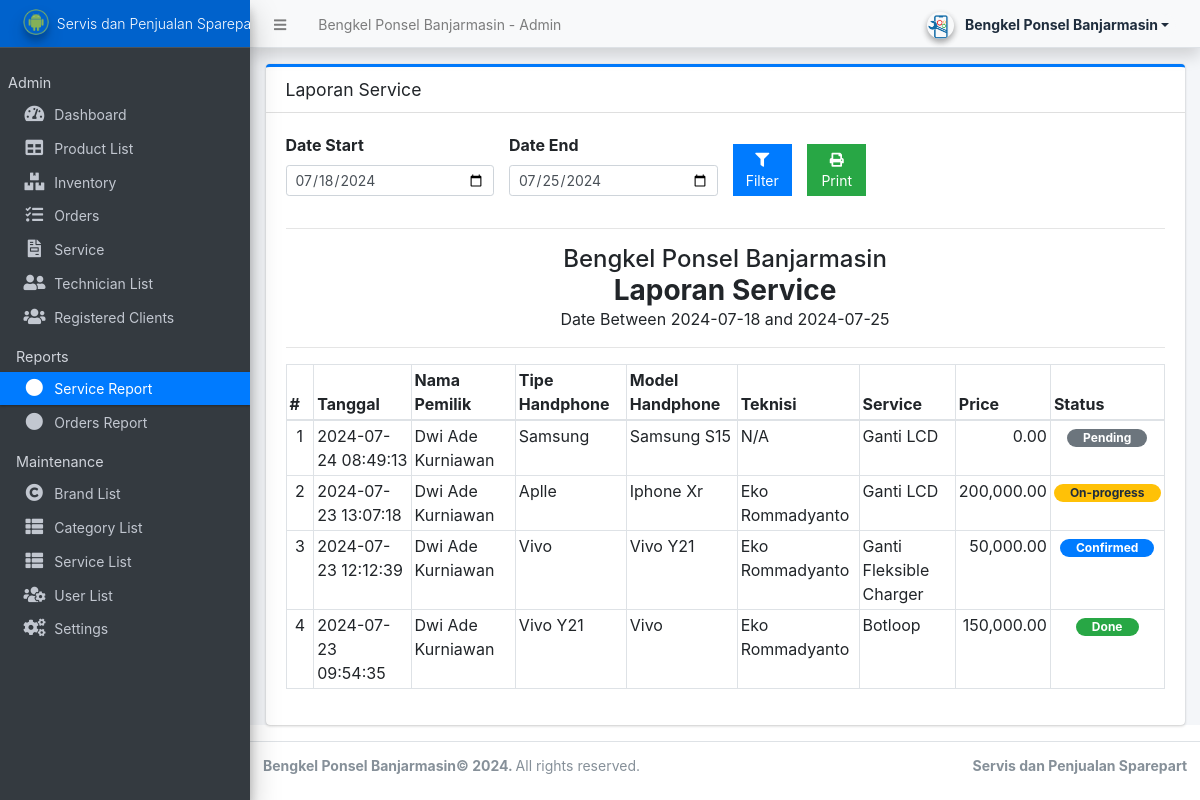
/admin/?page=report/service_requests (signed in), run on the app's committed database.
### tables this page shows
CREATE TABLE `service_list` (
  `id` int(30) NOT NULL,
  `service` text NOT NULL,
  `description` text NOT NULL,
  `status` tinyint(4) NOT NULL DEFAULT 1,
  `delete_flag` tinyint(1) NOT NULL DEFAULT 0,
  `date_created` datetime NOT NULL DEFAULT current_timestamp()
);

CREATE TABLE `service_requests` (
  `id` int(30) NOT NULL,
  `client_id` int(30) NOT NULL,
  `service_type` text NOT NULL,
  `mechanic_id` int(30) DEFAULT NULL,
  `price` float NOT NULL DEFAULT 0,
  `status` tinyint(1) NOT NULL DEFAULT 0,
  `date_created` datetime NOT NULL DEFAULT current_timestamp()
);

### classes/DBConnection.php (called while the page is built, shortened)
<?php
class DBConnection{
    private $host = DB_SERVER;
    private $username = DB_USERNAME;
    private $password = DB_PASSWORD;
    private $database = DB_NAME;
    public $conn;
    public function __construct(){
        if (!isset($this->conn)) {
            $this->conn = new mysqli($this->host, $this->username, $this->password, $this->database);
        }
    }
}
?>

### classes/SystemSettings.php (called while the page is built, shortened)
<?php
class SystemSettings extends DBConnection{
	function info($field=''){
		if(!empty($field)){
			if(isset($_SESSION['system_info'][$field]))
				return $_SESSION['system_info'][$field];
			else
				return false;
		}else{
			return false;
		}
	}
}
$_settings = new SystemSettings();
?>

### admin/report/service_requests.php (the view, shortened to what this page needs)
<?php
$date_start = isset($_GET['date_start']) ? $_GET['date_start'] :  date("Y-m-d",strtotime(date("Y-m-d")." -7 days")) ;
$date_end = isset($_GET['date_end']) ? $_GET['date_end'] :  date("Y-m-d") ;
?>
<div class="card card-primary card-outline">
    <div class="card-header">
        <h5 class="card-title">Laporan Service</h5>
    </div>
    <div class="card-body">
        <form id="filter-form">
            <div class="row align-items-end">
                <div class="form-group col-md-3">
                    <label for="date_start">Date Start</label>
                    <input type="date" class="form-control form-control-sm" name="date_start" value="<?php echo date("Y-m-d",strtotime($date_start)) ?>">
                </div>
                <div class="form-group col-md-3">
                    <label for="date_start">Date End</label>
                    <input type="date" class="form-control form-control-sm" name="date_end" value="<?php echo date("Y-m-d",strtotime($date_end)) ?>">
                </div>
                <div class="form-group col-md-1">
                    <button class="btn btn-flat btn-block btn-primary btn-sm"><i class="fa fa-filter"></i> Filter</button>
                </div>
                <div class="form-group col-md-1">
                    <button class="btn btn-flat btn-block btn-success btn-sm" type="button" id="printBTN"><i class="fa fa-print"></i> Print</button>
                </div>
            </div>
        </form>
        <hr>
        <div id="printable">
            <div>
                <h4 class="text-center m-0"><?php echo $_settings->info('name') ?></h4>
                <h3 class="text-center m-0"><b>Laporan Service</b></h3>
                <p class="text-center m-0">Date Between <?php echo $date_start ?> and <?php echo $date_end ?></p>
                <hr>
            </div>
            <table class="table table-bordered">
                <colgroup>
                    <col width="5%">
                    <col width="15%">
                    <col width="15%">
                    <col width="15%">
                    <col width="15%">
                    <col width="15%">
                    <col width="15%">
                </colgroup>
                <thead>
                    <tr>
                        <th>#</th>
                        <th>Tanggal</th>
                        <th>Nama Pemilik</th>
                        <th>Tipe Handphone</th>
                        <th>Model Handphone</th>
                        <th>Teknisi</th>
                        <th>Service</th>
                        <th>Price</th>
                        <th>Status</th>
                    </tr>
                </thead>
                <tbody>
                    <?php
                    $i = 1;
                        $mechanic = $conn->query("SELECT * FROM mechanics_list");
                        $result = $mechanic->fetch_all(MYSQLI_ASSOC);
                        $mech_arr = array_column($result,'name','id');
                        $where = "where date(s.date_created) between '{$date_start}' and '{$date_end}'";
                        $qry = $conn->query("SELECT s.*,CONCAT(c.firstname,' ',c.middlename,' ',c.lastname) as fullname from service_requests s inner join client_list c on s.client_id = c.id {$where} order by unix_timestamp(s.date_created) desc");
                        while($row = $qry->fetch_assoc()):
                        $meta = $conn->query("SELECT * FROM request_meta where request_id = '{$row['id']}'");
                        while($mrow = $meta->fetch_assoc()){
                            $row[$mrow['meta_field']] =$mrow['meta_value'];
                        }
                        $services  = $conn->query("SELECT * FROM service_list where id in ({$row['service_id']}) ");
                        while($srow = $services->fetch_assoc()):
                    ?>
                    <tr>
                        <td class="text-center"><?php echo $i++ ?></td>
                        <td><?php echo $row['date_created'] ?></td>
                        <td><?php echo $row['fullname'] ?></td>
                        <td><?php echo $row['vehicle_model'] ?></td>
                        <td><?php echo $row['vehicle_registration_number'] ?></td>
                        <td><?php echo !empty($row['mechanic_id']) && isset($mech_arr[$row['mechanic_id']]) ? $mech_arr[$row['mechanic_id']] : "N/A" ?></td>
                        <td><?php echo $srow['service'] ?></td>
                        <td class="text-right"><?= number_format($row['price'],2) ?></td>
                        <td class='text-center'>
                            <?php if($row['status'] == 1): ?>
                                <span class="badge badge-primary rounded-pill px-3">Confirmed</span>
                            <?php elseif($row['status'] == 2): ?>
                                <span class="badge badge-warning rounded-pill px-3">On-progress</span>
                            <?php elseif($row['status'] == 3): ?>
                                <span class="badge badge-success rounded-pill px-3">Done</span>
                            <?php elseif($row['status'] == 4): ?>
                                <span class="badge badge-danger rounded-pill px-3">Cancelled</span>
                            <?php else: ?>
                                <span class="badge badge-secondary rounded-pill px-3">Pending</span>
                            <?php endif; ?>
                        </td>
                    </tr>
                    <?php endwhile; ?>
                    <?php endwhile; ?>
                </tbody>
            </table>
        </div>
    </div>
</div>

### admin/report/service_requests.php (style rules this page uses)
table td,table th { padding: 3px !important; }

### data on the page
service_requests: date_created "2024-07-24 08:49:13", price "0.00"
service_list: fullname "Dwi Ade Kurniawan", vehicle_model "Samsung", vehicle_registration_number "Samsung S15", shows "N/A", service "Ganti LCD", shows "Pending", vehicle_model "Aplle", vehicle_registration_number "Iphone Xr"
service_requests: date_created "2024-07-23 13:07:18", mechanic "Eko Rommadyanto", price "200,000.00"
service_requests: date_created "2024-07-23 12:12:39", mechanic "Eko Rommadyanto", price "50,000.00"
service_list: fullname "Dwi Ade Kurniawan", vehicle_model "Vivo", vehicle_registration_number "Vivo Y21", service "Ganti Fleksible Charger", shows "Confirmed"
service_requests: date_created "2024-07-23 09:54:35", mechanic "Eko Rommadyanto", price "150,000.00"
service_list: fullname "Dwi Ade Kurniawan", vehicle_model "Vivo Y21", vehicle_registration_number "Vivo", service "Botloop", shows "Done"

### other printed values
$_settings->info('name') "Bengkel Ponsel Banjarmasin"
$_settings->userdata('firstname').' '.$_settings->userdata('lastname') "Bengkel Ponsel Banjarmasin"
$_settings->info('short_name') "Servis dan Penjualan…"
$date_start "2024-07-18"
$date_end "2024-07-25"
$_settings->info('short_name') "Servis dan Penjualan Sparepart"
